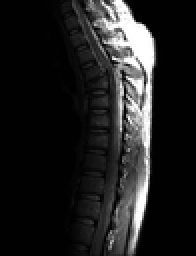
%> input picture Q4.tif, 98 x 128 px, shrunk from 746 x 976 before the run (shown 2 times larger)
$ octave --eval "result = resizePR('Q4.tif');"   (GNU Octave 9; MATLAB toolbox functions it lacks are replaced by stand-ins)
%> lines starting %> are read from the running program, lines starting %| are printed output that depends on the picture; in (x1, y1, x2, y2) boxes, pixels count from 0 and x2, y2 are one past the last pixel; in counts of white or black regions, pixels touching at a corner belong together; the program's own positions count from 1
function [img1] = resizePR(filename)
%> called with filename = 'Q4.tif'

img1 = imread(filename);
%> img1 is the input picture: size 128x98 uint8; min 0, max 255, mean 32.6

[r,c] = size(img1);
%> r = 128; c = 98

N = zeros(r*01,c*01);

%coloumn fill algorithm
for i=1:1:r
    for j=1:1:c
        for k=j*01:1:(j*2+2)
            N(01*i,k)=img1(i,j);
        end
    end
end
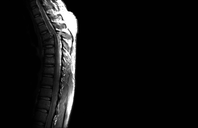
%> N: size 128x198 double; min 0, max 255, mean 16.6

%row fill algorithm
for i=1:2:r*01
    for j=1:1:c*01
            N(i,j)=N(i+1,j);
    end
end
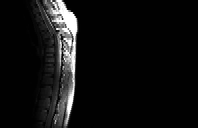
%> N: size 128x198 double; 9.6% of pixels changed, all inside (x1, y1, x2, y2) = (9, 0, 94, 127)

subplot (1,2,1);
imshow(img1);
title(['Orginal image ', num2str(r), 'x', num2str(c)]);

subplot (1,2,2);
imshow(N,[]);
title(['New Image ', num2str(01*r), 'x', num2str(01*c)]);

end
